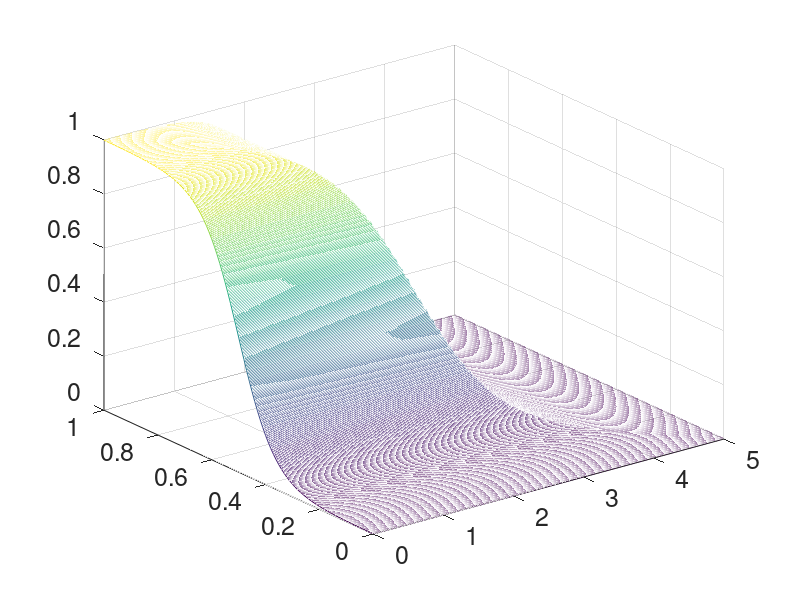
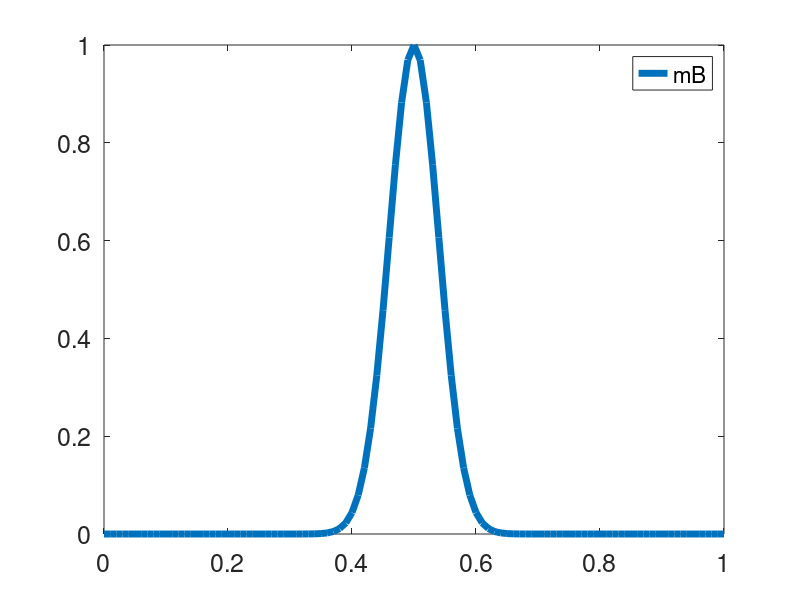
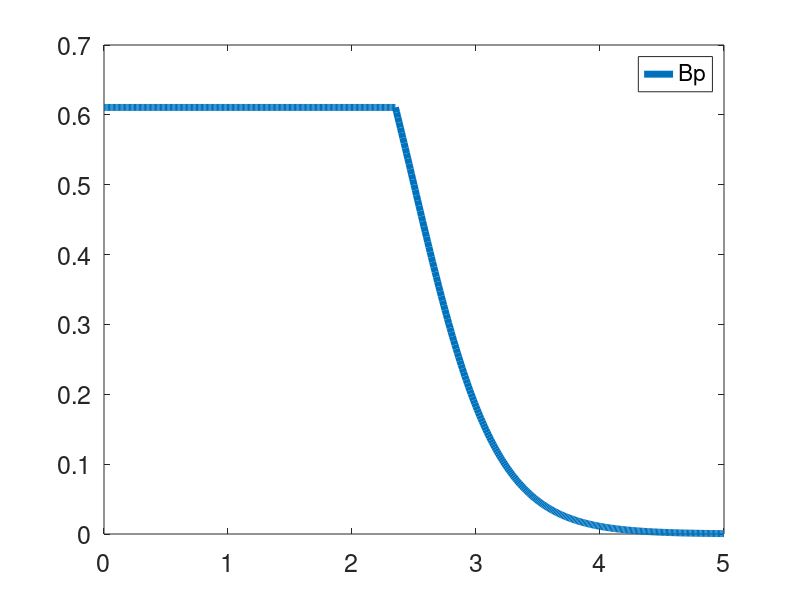

The MATLAB script that drew these images, in order:
close all;
clear all;
clc;

x=0:0.01:1;
mA=sigmf(x,[15 0.5]);%funcion sigmoide

mA1=gaussmf(x,[0.04 0.5]);%funcion gaussiana

y=0:0.01:5;
mB=sigmf(y,[-3 2.5]);%funcion sigmoide

%producto carteciano mA y mB
for i=1:length(mA)
    for j=1:length(mB)
        mR(i,j) = min(mA(i),mB(j));
    end
end

[X, Y]=meshgrid(y,x);
mesh(X,Y,mR)
set(gca,'FontSize',18)

%composicion 
for j=1:length(mB)
    for i=1:length(mA)
        aux(i) = min(mA1(i),mR(i,j));
    end
    Bp(j) = max(aux);
end

figure, plot(x,mA1,'LineWidth',5),set(gca,'FontSize',18),legend('mB')
figure, plot(y,Bp,'LineWidth',5),set(gca,'FontSize',18),legend('Bp')
